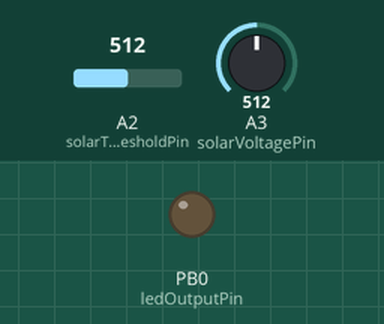
Simulated run of this sketch. Board: ATtiny85, built with avr-gcc and run on an emulated ATtiny85. Shown: output pins drawn as LEDs (lit = HIGH). The inputs (shaded band) are chosen by the test bench; at power-on: A3 (solarVoltagePin) = 512, A2 (solarThresholdPin) = 512.

Above: at 1.2 s.
1.3 s: A3 (solarVoltagePin) set to 83
2.8 s: A3 (solarVoltagePin) set to 72
At 4.0 s:
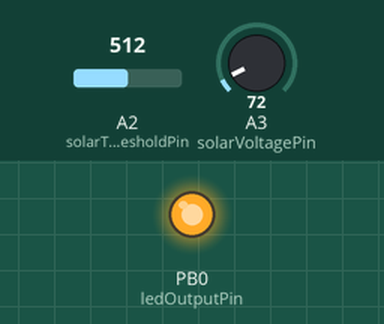
4.3 s: A3 (solarVoltagePin) set to 122
At 5.3 s:
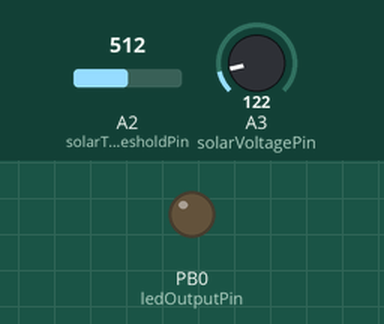
5.8 s: A3 (solarVoltagePin) set to 0
At 6.7 s:
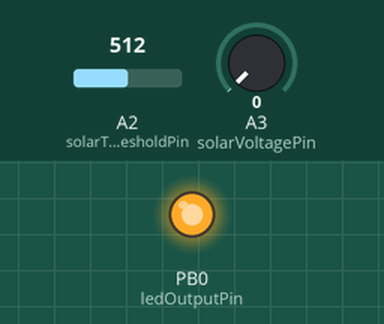
Timing chart, 0 to 8.3 s (numbered marks = the images above; inputs shaded):
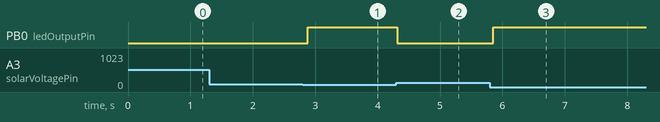

Measured:
- the behaviour switches between 78 and 77 on A3 (solarVoltagePin) (found by bisection; images 0 and 1)
- after the input at 1.3 s, every drawn part: stays the same
- after the input at 2.8 s, PB0 (ledOutputPin): LOW → HIGH after 0.08 s
- after the input at 4.3 s, PB0 (ledOutputPin): HIGH → LOW at once
- after the input at 5.8 s, PB0 (ledOutputPin): LOW → HIGH after 0.05 s

The sketch:

attiny85SolarNightLight.ino
```cpp
#define solarVoltageDividerRatio 10
#define solarVoltagePin A3
#define solarThresholdPin A2

double runningVoltage = 3.3;

int ledOutputPin = 0;

float batteryLowVoltageThreshold = 3; // absolute minimum is 3

void setup() {
  pinMode(ledOutputPin, OUTPUT);
}

void loop() {
  int solarReading = analogRead(solarVoltagePin);
  int thresholdRawValue = analogRead(solarThresholdPin);

  float solarVoltage = solarReading * (runningVoltage / 1023.0) * solarVoltageDividerRatio;

  float solarVoltageThreshold = (thresholdRawValue / 1023.0) * 5;

  float batteryVoltage = readVcc();

  if (solarVoltage < solarVoltageThreshold
    && batteryVoltage > batteryLowVoltageThreshold)
    digitalWrite(ledOutputPin, HIGH);
  else
    digitalWrite(ledOutputPin, LOW);

  delay(100);
}

long readVcc() {
  // Read 1.1V reference against AVcc
  // set the reference to Vcc and the measurement to the internal 1.1V reference
  #if defined(__AVR_ATmega32U4__) || defined(__AVR_ATmega1280__) || defined(__AVR_ATmega2560__)
    ADMUX = _BV(REFS0) | _BV(MUX4) | _BV(MUX3) | _BV(MUX2) | _BV(MUX1);
  #elif defined (__AVR_ATtiny24__) || defined(__AVR_ATtiny44__) || defined(__AVR_ATtiny84__)
    ADMUX = _BV(MUX5) | _BV(MUX0);
  #elif defined (__AVR_ATtiny25__) || defined(__AVR_ATtiny45__) || defined(__AVR_ATtiny85__)
    ADMUX = _BV(MUX3) | _BV(MUX2);
  #else
    ADMUX = _BV(REFS0) | _BV(MUX3) | _BV(MUX2) | _BV(MUX1);
  #endif

  delay(2); // Wait for Vref to settle
  ADCSRA |= _BV(ADSC); // Start conversion
  while (bit_is_set(ADCSRA,ADSC)); // measuring

  uint8_t low  = ADCL; // must read ADCL first - it then locks ADCH
  uint8_t high = ADCH; // unlocks both

  long result = (high<<8) | low;

  result = 1125300L / result; // Calculate Vcc (in mV); 1125300 = 1.1*1023*1000
  return result; // Vcc in millivolts
}
```
